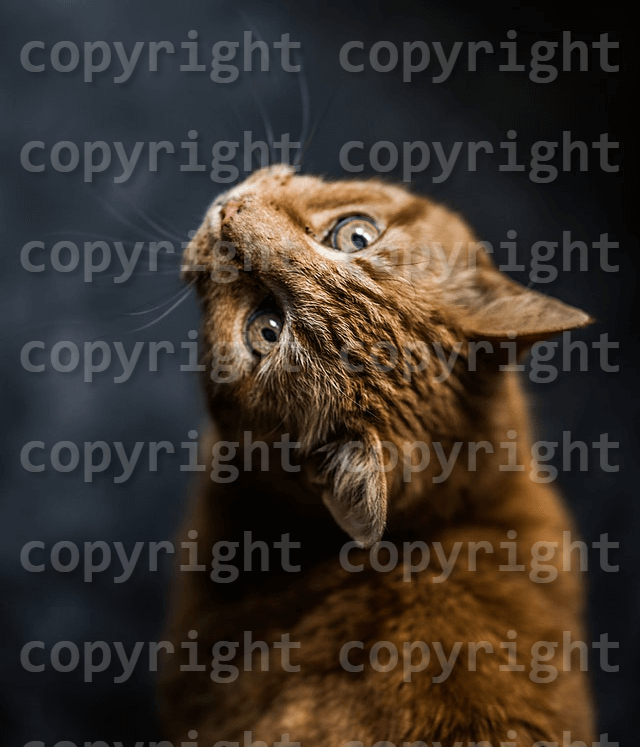
#> input picture secret.png, 640 x 747 px, given in place of secret2.png, which was not available
$ python 9.py
#> lines starting #> are read from the running program, lines starting #| are printed output that depends on the picture; after the words box and inside, x2 and y2 are one past the last pixel; in counts of white or black regions, pixels touching at a corner belong together; pictures that were not available may be replaced by others from this repository, and a replacement may not be noted
import cv2
import numpy as np
import matplotlib.pyplot as plt

# === Zigzag utility ===
def zigzag_indices(n):
    index_order = sorted(((x, y) for x in range(n) for y in range(n)),
                         key=lambda s: (s[0]+s[1], -s[1] if (s[0]+s[1])%2 else s[1]))
    return index_order

# === Load & Resize Images ===
secret_img = cv2.imread('secret2.png', cv2.IMREAD_GRAYSCALE)
#> secret_img: shape (747, 640); min 3, max 248, mean 51.3
cover_img = cv2.imread('cover.png', cv2.IMREAD_GRAYSCALE)
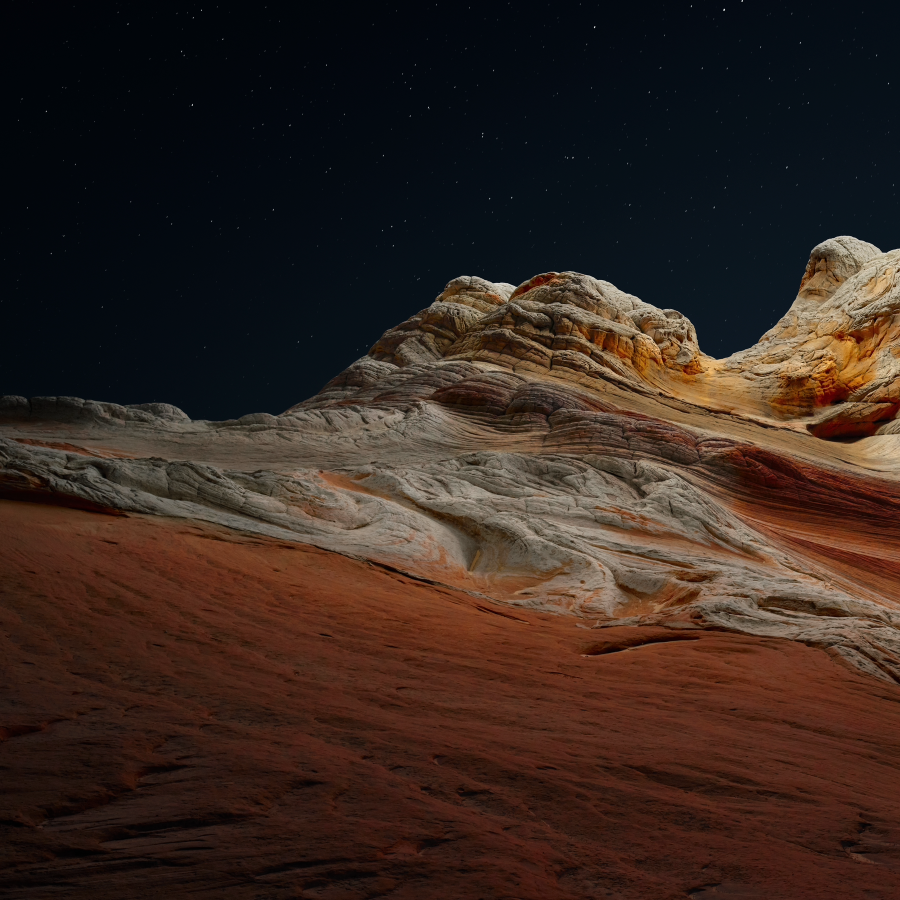
#> input picture cover.png, 1800 x 1800 px (shown at 1/2 size)
#> cover_img: shape (1800, 1800); min 0, max 253, mean 41.9
secret_img = cv2.resize(secret_img, (256, 256))
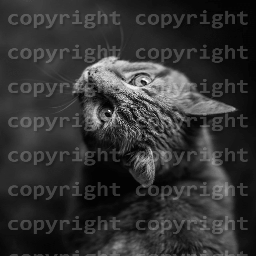
#> secret_img: shape (256, 256); min 3, max 248, mean 51.2
cover_img = cv2.resize(cover_img, (256, 256))
#> cover_img: shape (256, 256)

# === Convert to float and DCT ===
secret_dct = cv2.dct(np.float32(secret_img))
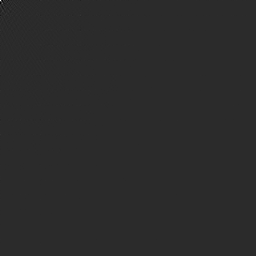
#> secret_dct: shape (256, 256) float32; min -2691, max 13103.5, mean 0.2; drawn with min black and max white
cover_dct = cv2.dct(np.float32(cover_img))
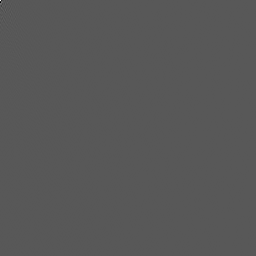
#> cover_dct: shape (256, 256) float32; min -5658.4, max 10702.5, mean 0; drawn with min black and max white

# === Zigzag setup ===
zz = zigzag_indices(256)
num_coeffs = 1024  # Tuneable

# === Prepare data for embedding ===
secret_zz_vals = [secret_dct[i, j] for i, j in zz[:num_coeffs]]
#> secret_zz_vals = 1024 values, max 13103.5 at index 0, min -2691 at index 9, mean 11.23

# Normalize to cover DCT high-frequency range
high_freq_positions = zz[-num_coeffs:]
cover_vals = [cover_dct[i, j] for i, j in high_freq_positions]
#> cover_vals = 1024 values, max 36.86 at index 114, min -27.74 at index 883, mean 0.039

secret_norm = (secret_zz_vals - np.mean(secret_zz_vals)) / (np.std(secret_zz_vals) + 1e-5)
#> secret_norm = 1024 values, max 26.43 at index 0, min -5.46 at index 9, mean 4.66e-09
cover_mean = np.mean(cover_vals)
#> cover_mean = 0.039
cover_std = np.std(cover_vals)
#> cover_std = 8.99
secret_scaled = secret_norm * cover_std + cover_mean
#> secret_scaled = 1024 values, max 237.6 at index 0, min -49 at index 9, mean 0.039

# === Embed secret into cover's high frequency
watermarked_dct = np.copy(cover_dct)
for (i, j), val in zip(high_freq_positions, secret_scaled):
    watermarked_dct[i, j] = val
#> this loop made 1024 passes
#> (i, j, val) on passes 1 to 3: (244, 222, 237.6), (243, 223, 5.47), (242, 224, 23.5)
#> watermarked_dct: shape (256, 256) float32; 1.56% of pixels changed, all inside (x1, y1, x2, y2) = (212, 211, 256, 256)

# === Inverse DCT to get watermarked image
watermarked_img = cv2.idct(watermarked_dct)
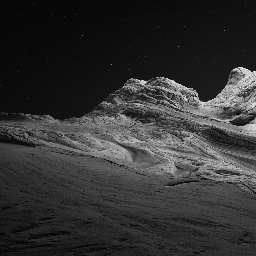
#> watermarked_img: shape (256, 256) float32; min -3.54, max 223.3, mean 41.8; drawn with min black and max white

# === Extract secret from watermarked DCT
extracted_vals = [watermarked_dct[i, j] for i, j in high_freq_positions]
#> extracted_vals has the same summary as secret_scaled

# De-normalize back (optional, here just place directly)
recovered_dct = np.zeros_like(secret_dct)
for val, (i, j) in zip(extracted_vals, zz[:num_coeffs]):
    recovered_dct[i, j] = val  # restore into original zigzag positions
#> this loop made 1024 passes
#> (val, i, j) on passes 1 to 3: (237.6, 0, 0), (5.47, 0, 1), (23.5, 1, 0)

# Inverse DCT to recover the secret image
extracted_secret = cv2.idct(recovered_dct)
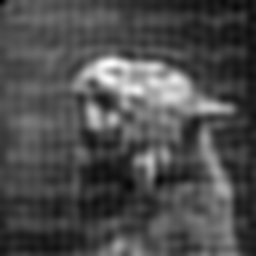
#> extracted_secret: shape (256, 256) float32; min -0.312, max 3.77, mean 0.928; drawn with min black and max white

# === Visualization ===
fig, axs = plt.subplots(2, 3, figsize=(18, 10))

axs[0, 0].imshow(cover_img, cmap='gray')
axs[0, 0].set_title("Original Cover Image")
axs[0, 0].axis('off')

axs[0, 1].imshow(secret_img, cmap='gray')
axs[0, 1].set_title("Original Secret Image")
axs[0, 1].axis('off')

axs[0, 2].imshow(np.log(np.abs(secret_dct[:32, :32]) + 1), cmap='gray')
axs[0, 2].set_title("Secret DCT (Low-Freq, Log)")
axs[0, 2].axis('off')

axs[1, 0].imshow(np.clip(watermarked_img, 0, 255), cmap='gray')
axs[1, 0].set_title("Watermarked Image (Zigzag Accurate)")
axs[1, 0].axis('off')

axs[1, 1].imshow(np.clip(extracted_secret, 0, 255), cmap='gray')
axs[1, 1].set_title("Extracted Secret Image (Accurate)")
axs[1, 1].axis('off')

axs[1, 2].axis('off')
plt.tight_layout()
plt.show()
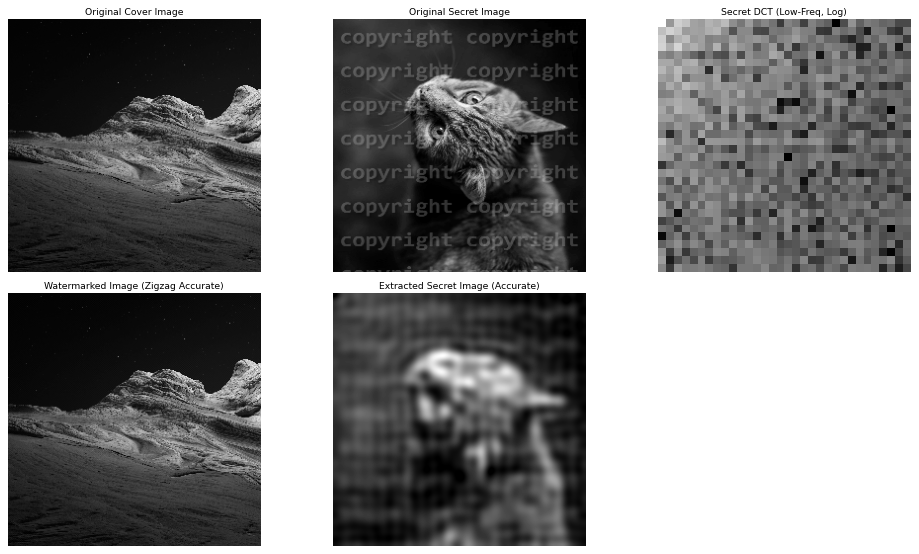
#> figure drawn by matplotlib, 5 panels
